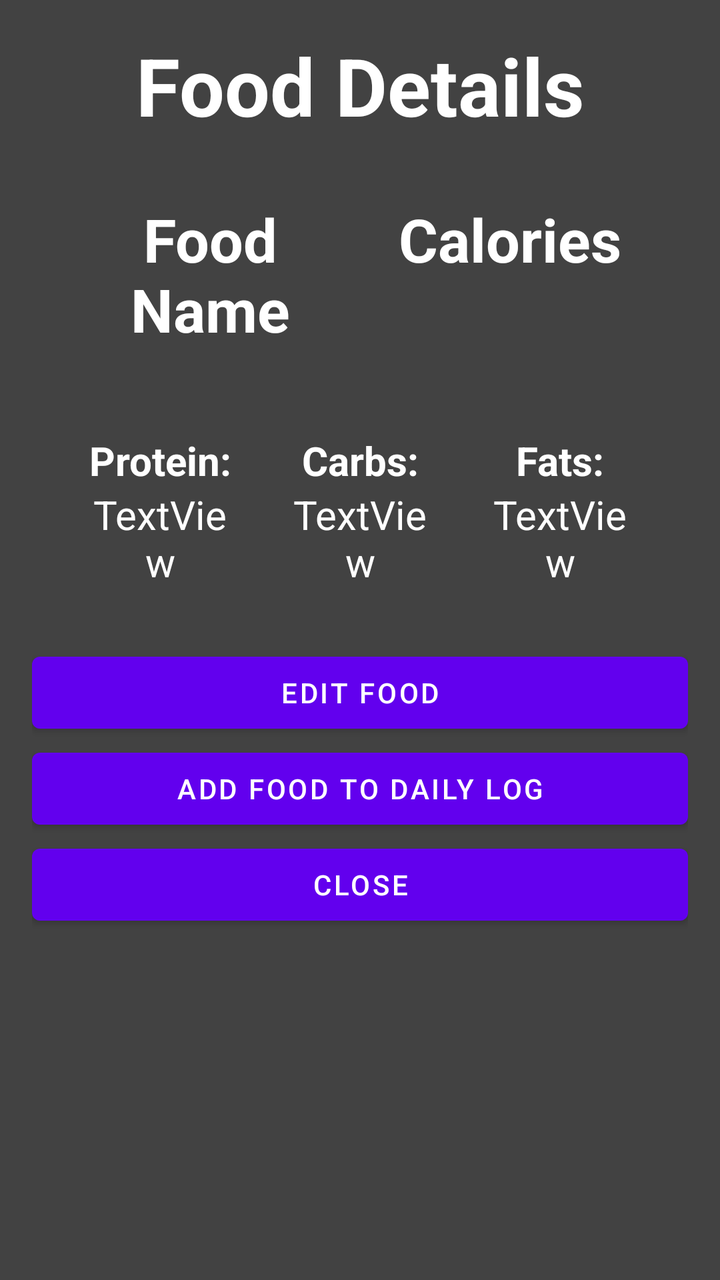
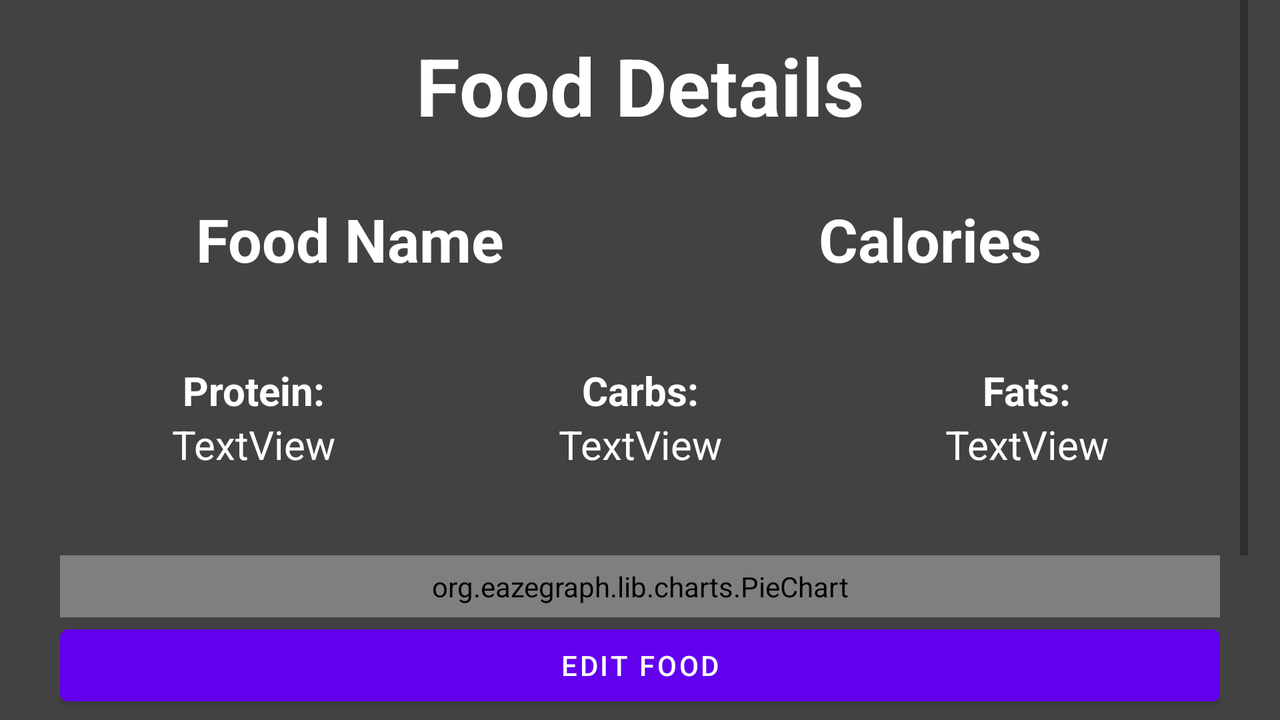

Compare how this app lays out the same screen by default and in its alternative resource folder. The renders come first, then the two layout files and the values they reference.
<!-- AndroidManifest.xml: application theme Theme.RNSMFitness -->
<!-- res/layout/food_item_details.xml -->
<?xml version="1.0" encoding="utf-8"?>
<LinearLayout xmlns:android="http://schemas.android.com/apk/res/android"
    xmlns:tools="http://schemas.android.com/tools"
    android:background="@color/cardview_dark_background"
    android:layout_width="match_parent"
    android:layout_height="match_parent"
    android:orientation="vertical"
    android:paddingLeft="16dp"
    android:paddingRight="16dp">

    <TextView
        android:layout_width="match_parent"
        android:layout_height="wrap_content"
        android:paddingTop="16dp"
        android:paddingBottom="16dp"
        android:text="Food Details"
        android:textAlignment="center"
        android:textStyle="bold"
        android:textSize="40sp"

        android:textColor="@color/white"/>


    <LinearLayout
        android:padding="14dp"
        android:id="@+id/headers"
        android:layout_width="match_parent"
        android:layout_height="wrap_content"

        android:orientation="horizontal">
        <TextView
            android:layout_weight="1"
            android:layout_width="match_parent"
            android:layout_height="wrap_content"
            android:textStyle="bold"
            android:id="@+id/food_detail_name"
            android:text="Food Name"
            android:textSize="30sp"
            android:textColor="@color/white"
            android:textAlignment="center" />

        <TextView
            android:layout_weight="1"
            android:layout_width="match_parent"
            android:layout_height="wrap_content"
            android:textStyle="bold"
            android:id="@+id/food_detail_calories"

            android:textSize="30sp"
            android:textColor="@color/white"
            android:textAlignment="center"

            android:text="Calories" />


    </LinearLayout>


    <LinearLayout
        android:padding="14dp"
        android:id="@+id/macros"
        android:layout_width="match_parent"
        android:layout_height="wrap_content"
        android:weightSum="3"

        android:orientation="horizontal">
        <LinearLayout
            android:padding="14dp"
            android:id="@+id/protein"
            android:layout_width="0dp"
            android:layout_height="wrap_content"
            android:orientation="vertical"
            android:layout_weight="1">
            <TextView
                android:id="@+id/food_detail_protein_label"
                android:layout_width="match_parent"
                android:layout_height="wrap_content"
                android:textColor="@color/white"
                android:layout_gravity="center"
                android:textAlignment="center"
                android:text="Protein:"
                android:textSize="20sp"
                android:textStyle="bold"
                tools:ignore="HardcodedText" />

            <TextView
                android:id="@+id/food_detail_protein"
                android:layout_width="match_parent"
                android:layout_height="wrap_content"
                android:textColor="@color/white"
                android:layout_gravity="center"
                android:textAlignment="center"
                android:text="TextView"
                android:textSize="20sp"
                tools:ignore="HardcodedText" />
        </LinearLayout>

        <LinearLayout
            android:padding="14dp"
            android:id="@+id/carbs"
            android:layout_width="0dp"
            android:layout_height="wrap_content"
            android:layout_weight="1"
            android:orientation="vertical">
            <TextView
                android:id="@+id/food_detail_carbs_label"
                android:layout_width="match_parent"
                android:layout_height="wrap_content"
                android:textColor="@color/white"
                android:layout_gravity="center"
                android:textAlignment="center"
                android:text="Carbs:"
                android:textSize="20sp"
                android:textStyle="bold"
                tools:ignore="HardcodedText" />
            <TextView
                android:id="@+id/food_detail_carbs"
                android:layout_width="match_parent"
                android:layout_height="wrap_content"
                android:textColor="@color/white"
                android:layout_gravity="center"
                android:textAlignment="center"
                android:text="TextView"
                android:textSize="20sp"
                tools:ignore="HardcodedText" />

        </LinearLayout>

        <LinearLayout
            android:padding="14dp"
            android:id="@+id/fats"
            android:layout_width="0dp"
            android:layout_height="wrap_content"
            android:layout_weight="1"
            android:orientation="vertical">
            <TextView
                android:id="@+id/food_detail_fats_label"
                android:layout_width="match_parent"
                android:layout_height="wrap_content"
                android:textColor="@color/white"
                android:text="Fats:"
                android:textSize="20sp"
                android:textStyle="bold"
                android:layout_gravity="center"
                android:textAlignment="center"
                tools:ignore="HardcodedText" />
            <TextView
                android:id="@+id/food_detail_fats"
                android:layout_width="match_parent"
                android:layout_height="wrap_content"
                android:textColor="@color/white"
                android:text="TextView"
                android:textSize="20sp"
                android:layout_gravity="center"
                android:textAlignment="center"
                tools:ignore="HardcodedText" />
        </LinearLayout>



         />
    </LinearLayout>

    <Button
        android:id="@+id/edit_button"
        android:layout_width="match_parent"
        android:layout_height="wrap_content"
        android:layout_gravity="center"

        android:text="Edit Food" />
    <Button
        android:id="@+id/add_food_to_log_button"
        android:layout_width="match_parent"
        android:layout_height="wrap_content"
        android:layout_gravity="center"

        android:text="Add Food to Daily Log" />
    <Button
        android:id="@+id/close_button"
        android:layout_width="match_parent"
        android:layout_height="wrap_content"
        android:layout_gravity="center_horizontal"
        android:text="Close" />

</LinearLayout>
<!-- resources referenced by this layout -->
<resources>
  <color name="white">#FFFFFFFF</color>
  <style name="Theme.RNSMFitness" parent="Theme.MaterialComponents.DayNight.DarkActionBar">
          
          <item name="colorPrimary">@color/purple_500</item>
          <item name="colorPrimaryVariant">@color/purple_700</item>
          <item name="colorOnPrimary">@color/white</item>
          
          <item name="colorSecondary">@color/black</item>
          <item name="colorSecondaryVariant">@color/black</item>
          <item name="colorOnSecondary">@color/black</item>
          
          <item name="android:statusBarColor" tools:targetApi="l">?attr/colorPrimaryVariant</item>
          
      </style>
  <color name="purple_500">#FF6200EE</color>
  <color name="purple_700">#FF3700B3</color>
  <color name="black">#FF000000</color>
</resources>
<!-- res/layout-land/food_item_details.xml (the repository's variant of the layout above) -->
<!-- drawn on the phone turned sideways -->
<?xml version="1.0" encoding="utf-8"?>
<LinearLayout xmlns:android="http://schemas.android.com/apk/res/android"
    xmlns:app="http://schemas.android.com/apk/res-auto"
    xmlns:tools="http://schemas.android.com/tools"
    android:background="@color/cardview_dark_background"
    android:layout_width="match_parent"
    android:layout_height="match_parent"
    android:orientation="vertical"
    android:paddingLeft="16dp"
    android:paddingRight="16dp">
    <ScrollView
        android:layout_width="match_parent"
        android:layout_height="match_parent">
    <LinearLayout
        android:layout_width="match_parent"
        android:layout_height="match_parent"
        android:orientation="vertical">
                <TextView
                    android:layout_width="match_parent"
                    android:layout_height="wrap_content"
                    android:paddingTop="16dp"
                    android:paddingBottom="16dp"
                    android:text="Food Details"
                    android:textAlignment="center"
                    android:textStyle="bold"
                    android:textSize="40sp"

                    android:textColor="@color/white"/>


                <LinearLayout
                    android:padding="14dp"
                    android:id="@+id/headers"
                    android:layout_width="match_parent"
                    android:layout_height="wrap_content"

                    android:orientation="horizontal">
                    <TextView
                        android:layout_weight="1"
                        android:layout_width="match_parent"
                        android:layout_height="wrap_content"
                        android:textStyle="bold"
                        android:id="@+id/food_detail_name"
                        android:text="Food Name"
                        android:textSize="30sp"
                        android:textColor="@color/white"
                        android:textAlignment="center" />

                    <TextView
                        android:layout_weight="1"
                        android:layout_width="match_parent"
                        android:layout_height="wrap_content"
                        android:textStyle="bold"
                        android:id="@+id/food_detail_calories"

                        android:textSize="30sp"
                        android:textColor="@color/white"
                        android:textAlignment="center"

                        android:text="Calories" />


                </LinearLayout>


                <LinearLayout
                    android:padding="14dp"
                    android:id="@+id/macros"
                    android:layout_width="match_parent"
                    android:layout_height="wrap_content"
                    android:weightSum="3"

                    android:orientation="horizontal">
                    <LinearLayout
                        android:padding="14dp"
                        android:id="@+id/protein"
                        android:layout_width="0dp"
                        android:layout_height="wrap_content"
                        android:orientation="vertical"
                        android:layout_weight="1">
                        <TextView
                            android:id="@+id/food_detail_protein_label"
                            android:layout_width="match_parent"
                            android:layout_height="wrap_content"
                            android:textColor="@color/white"
                            android:layout_gravity="center"
                            android:textAlignment="center"
                            android:text="Protein:"
                            android:textSize="20sp"
                            android:textStyle="bold"
                            tools:ignore="HardcodedText" />

                        <TextView
                            android:id="@+id/food_detail_protein"
                            android:layout_width="match_parent"
                            android:layout_height="wrap_content"
                            android:textColor="@color/white"
                            android:layout_gravity="center"
                            android:textAlignment="center"
                            android:text="TextView"
                            android:textSize="20sp"
                            tools:ignore="HardcodedText" />
                    </LinearLayout>

                    <LinearLayout
                        android:padding="14dp"
                        android:id="@+id/carbs"
                        android:layout_width="0dp"
                        android:layout_height="wrap_content"
                        android:layout_weight="1"
                        android:orientation="vertical">
                        <TextView
                            android:id="@+id/food_detail_carbs_label"
                            android:layout_width="match_parent"
                            android:layout_height="wrap_content"
                            android:textColor="@color/white"
                            android:layout_gravity="center"
                            android:textAlignment="center"
                            android:text="Carbs:"
                            android:textSize="20sp"
                            android:textStyle="bold"
                            tools:ignore="HardcodedText" />
                        <TextView
                            android:id="@+id/food_detail_carbs"
                            android:layout_width="match_parent"
                            android:layout_height="wrap_content"
                            android:textColor="@color/white"
                            android:layout_gravity="center"
                            android:textAlignment="center"
                            android:text="TextView"
                            android:textSize="20sp"
                            tools:ignore="HardcodedText" />

                    </LinearLayout>

                    <LinearLayout
                        android:padding="14dp"
                        android:id="@+id/fats"
                        android:layout_width="0dp"
                        android:layout_height="wrap_content"
                        android:layout_weight="1"
                        android:orientation="vertical">
                        <TextView
                            android:id="@+id/food_detail_fats_label"
                            android:layout_width="match_parent"
                            android:layout_height="wrap_content"
                            android:textColor="@color/white"
                            android:text="Fats:"
                            android:textSize="20sp"
                            android:textStyle="bold"
                            android:layout_gravity="center"
                            android:textAlignment="center"
                            tools:ignore="HardcodedText" />
                        <TextView
                            android:id="@+id/food_detail_fats"
                            android:layout_width="match_parent"
                            android:layout_height="wrap_content"
                            android:textColor="@color/white"
                            android:text="TextView"
                            android:textSize="20sp"
                            android:layout_gravity="center"
                            android:textAlignment="center"
                            tools:ignore="HardcodedText" />
                    </LinearLayout>
                </LinearLayout>

                <LinearLayout
                    android:padding="14dp"
                    android:id="@+id/chart_and_buttons"
                    android:layout_width="match_parent"
                    android:layout_height="0dp"
                    android:layout_weight="1"
                    android:orientation="vertical">


                    <org.eazegraph.lib.charts.PieChart
                        android:id="@+id/pieChartFoodDetails"
                        android:layout_width="match_parent"
                        android:layout_height="match_parent"
                        android:layout_weight="1"
                        android:layout_gravity="center_vertical"
                        android:padding="6dp"/>

                    <Button
                        android:id="@+id/edit_button"
                        android:layout_width="match_parent"
                        android:layout_height="wrap_content"
                        android:layout_gravity="center"

                        android:text="Edit Food" />
                    <Button
                        android:id="@+id/add_food_to_log_button"
                        android:layout_width="match_parent"
                        android:layout_height="wrap_content"
                        android:layout_gravity="center"

                        android:text="Add Food to Daily Log" />
                    <Button
                        android:id="@+id/close_button"
                        android:layout_width="match_parent"
                        android:layout_height="wrap_content"
                        android:layout_gravity="center_horizontal"
                        android:text="Close" />

                </LinearLayout>
    </LinearLayout>
    </ScrollView>
</LinearLayout>
